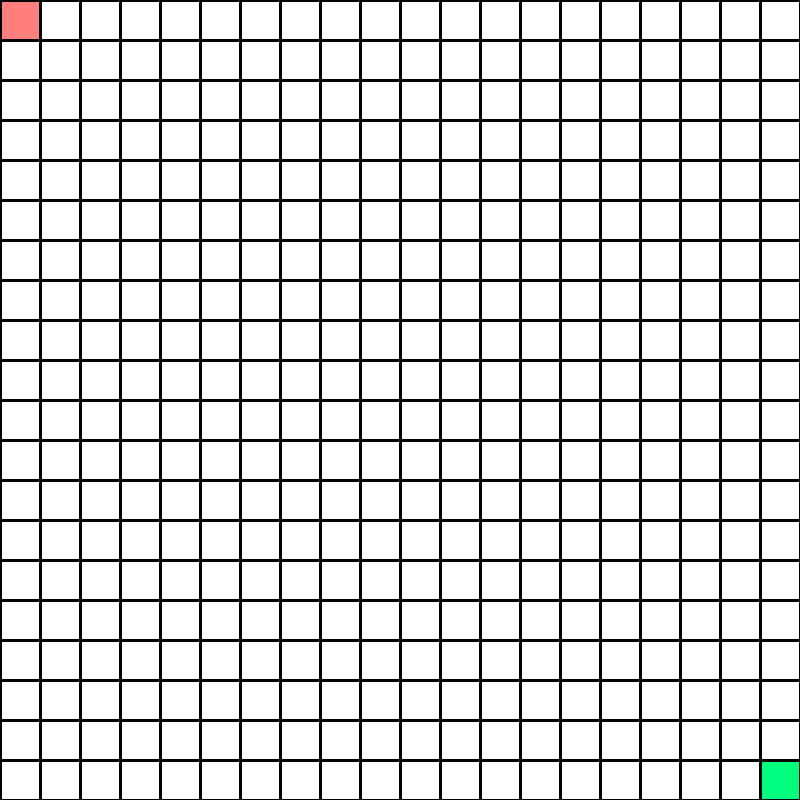
Frame 1 (no input)
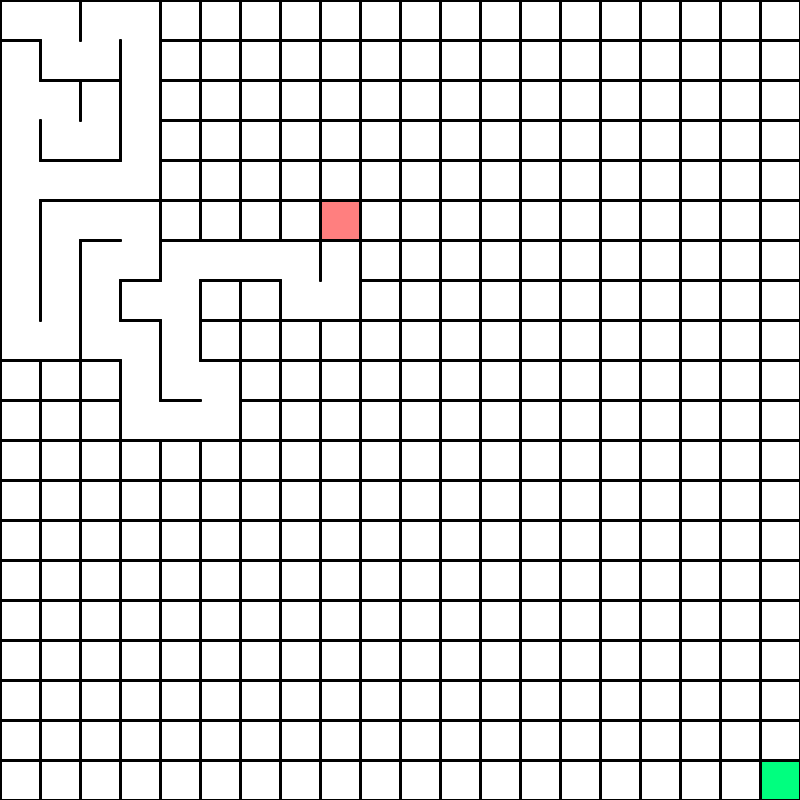
Frame 60 (the mouse pressed at the canvas centre just before this capture)
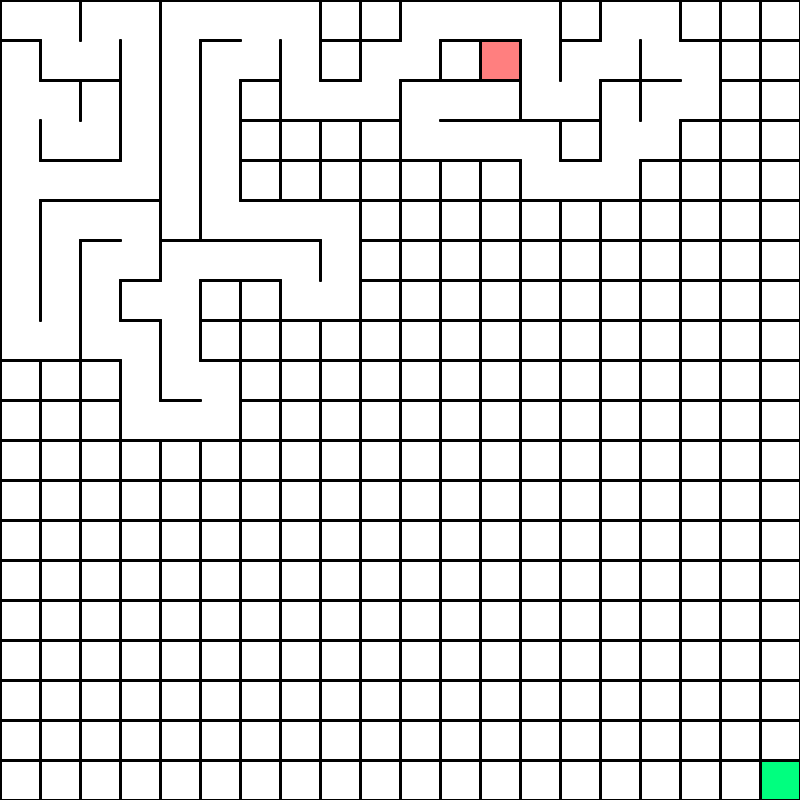
Frame 120 (the mouse held since frame 60 and released just before this capture)

The Processing sketch that drew these frames (run headless with seeded random() and noise(); from frame 60 on, the mouse is pressed at the canvas centre):

// Processing sketch: Maze_Solving
// ── Maze_Solving.pde
boolean Finished;
float Spacing;
int Rows = 20;
Cell[][] Cells;
PVector CurrentCell;
Cell CurrentNode;
ArrayList<Cell> PossibleMoves;
boolean Continue;
boolean Search;

void setup() {
  size(800, 800);
  Reset();
}

void draw() {
  background(255);
  line(0, 0, width, 0);
  line(0, 0, 0, height);
  line(width, 0, width, height);
  line(0, height, width, height);
  if (!Finished) {
    for (int i = 0; i < Rows; i++) {
      for (int j = 0; j < Rows; j++) {
        Cells[i][j].Show();
      }
    }
    Cells[int(CurrentCell.x)][int(CurrentCell.y)].Visited = true;
    Cells[int(CurrentCell.x)][int(CurrentCell.y)].PickNewCurrent();
    CurrentNode = Cells[0][0];
  } else if (Finished == true && Continue == true && Search == true) {
    PossibleMoves = new ArrayList<Cell>();
    if (CurrentNode.Walls[0].Enabled == false && CurrentNode.Position.y != 0) {
      PossibleMoves.add(Cells[int(CurrentNode.CellPos.x)][int(CurrentNode.CellPos.y-1)]);
    }
    if (CurrentNode.Walls[1].Enabled == false && CurrentNode.Position.x != Rows-1) {
      PossibleMoves.add(Cells[int(CurrentNode.CellPos.x+1)][int(CurrentNode.CellPos.y)]);
    }
    if (CurrentNode.Walls[2].Enabled == false && CurrentNode.Position.y != Rows-1) {
      PossibleMoves.add(Cells[int(CurrentNode.CellPos.x)][int(CurrentNode.CellPos.y+1)]);
    }
    if (CurrentNode.Walls[3].Enabled == false && CurrentNode.CellPos.x != 0) {
      PossibleMoves.add(Cells[int(CurrentNode.CellPos.x-1)][int(CurrentNode.CellPos.y)]);
    }

    for (Cell Current : PossibleMoves) {
      if (Current.Distance > CurrentNode.Distance+1 && Current.Djikstra == false) {
        Current.Parent = CurrentNode;
        Current.Distance = CurrentNode.Distance + 1;
      }
    }
    CurrentNode.Djikstra = true;

    int LowestDistance = 10000;
    for (int i = 0; i < Rows; i++) {
      for (int j = 0; j < Rows; j++) {
        if (Cells[i][j].Distance < LowestDistance && Cells[i][j].Djikstra == false) {
          LowestDistance = Cells[i][j].Distance;
          CurrentNode = Cells[i][j];
        }
      }
    }
    fill(255, 0, 0);
    rect(CurrentNode.Position.x, CurrentNode.Position.y, Spacing, Spacing);
    for (int i = 0; i < Rows; i++) {
      for (int j = 0; j < Rows; j++) {
        Cells[i][j].Show();
      }
    }
    Continue = false;
    for (int i = 0; i < Rows; i++) {
      for (int j = 0; j < Rows; j++) {
        if (Cells[i][j].Djikstra == false) {
          Continue = true;
        }
      }
    }
  } else {
    if (Search) {
      Cells[Rows-1][Rows-1].ShowParent();
    }
    for (int i = 0; i < Rows; i++) {
      for (int j = 0; j < Rows; j++) {
        Cells[i][j].Show();
      }
    }
  }
}


void keyPressed() {
  if (key == 'r') {
    Reset();
  }
  if (Finished) {
    if (key == ' ') {
      Search = true;
    }
  }
}

void Reset() {
  CurrentCell = new PVector(0,0);
  PossibleMoves = new ArrayList<Cell>();
  Spacing = width/Rows;
  Cells = new Cell[Rows][Rows];
  for (int i = 0; i < Rows; i++) {
    for (int j = 0; j < Rows; j++) {
      Cells[i][j] = new Cell(i*Spacing, j*Spacing, i, j);
    }
  }
  Cells[int(CurrentCell.x)][int(CurrentCell.y)].Visited = true;
  Cells[0][0].Distance = 0;
  Cells[Rows-1][Rows-1].Goal = true;
  Continue = true;
  Finished = false;
  Search = false;
}

// ── Cell_Class.pde
class Cell {
  Cell Parent;
  PVector CellPos;
  PVector Position;
  Wall[] Walls;
  boolean Visited;
  boolean Djikstra;
  int Distance = 10000;
  boolean Goal;
  // 0 - Top
  // 1 - Right
  // 2 - Bottom
  // 3 - Left

  Cell(float XPos, float YPos, float i, float j) {
    CellPos = new PVector(i, j);
    Position = new PVector(XPos, YPos);
    Walls = new Wall[4];
    Walls[0] = new Wall(XPos, YPos, XPos+Spacing, YPos);
    Walls[1]  = new Wall(XPos+Spacing, YPos, XPos+Spacing, YPos+Spacing);
    Walls[2] = new Wall(XPos, YPos+Spacing, XPos+Spacing, YPos+Spacing);
    Walls[3] = new Wall(XPos, YPos, XPos, YPos+Spacing);
    Djikstra = false;
    Goal = false;
  }

  void Show() {
    if (Goal) {
      noStroke();
      fill(0, 255, 127);
      rect(Position.x, Position.y, Spacing, Spacing);
    }
    for (int i = 0; i < 4; i++) {
      if (Walls[i].Enabled) {
        Walls[i].Show();
      }
    }
  }

  void PickNewCurrent() {
    ArrayList<Cell> PossibleCells = new ArrayList<Cell>();
    if (CellPos.x != 0) {
      if (!Cells[int(CellPos.x)-1][int(CellPos.y)].Visited) {
        PossibleCells.add(Cells[int(CellPos.x)-1][int(CellPos.y)]);
      }
    }
    if (CellPos.y != 0) {
      if (!Cells[int(CellPos.x)][int(CellPos.y)-1].Visited) {
        PossibleCells.add(Cells[int(CellPos.x)][int(CellPos.y)-1]);
      }
    }
    if (CellPos.y != Rows-1) {
      if (!Cells[int(CellPos.x)][int(CellPos.y)+1].Visited) {
        PossibleCells.add(Cells[int(CellPos.x)][int(CellPos.y)+1]);
      }
    }
    if (CellPos.x != Rows-1) {
      if (!Cells[int(CellPos.x)+1][int(CellPos.y)].Visited) {
        PossibleCells.add(Cells[int(CellPos.x)+1][int(CellPos.y)]);
      }
    }
    if (PossibleCells.size() != 0) {
      int RandomNumber = (int(random(0, PossibleCells.size())));
      Cell NewCurrent = PossibleCells.get(RandomNumber);
      if (NewCurrent.CellPos.x == CellPos.x + 1) {
        NewCurrent.Walls[3].Enabled = false;
        Walls[1].Enabled = false;
      }
      if (NewCurrent.CellPos.x == CellPos.x - 1) {
        NewCurrent.Walls[1].Enabled = false;
        Walls[3].Enabled = false;
      }
      if (NewCurrent.CellPos.y == CellPos.y + 1) {
        NewCurrent.Walls[0].Enabled = false;
        Walls[2].Enabled = false;
      }
      if (NewCurrent.CellPos.y == CellPos.y - 1) {
        NewCurrent.Walls[2].Enabled = false;
        Walls[0].Enabled = false;
      }
      CurrentCell = new PVector(NewCurrent.CellPos.x, NewCurrent.CellPos.y);
      NewCurrent.Parent = this;
    } else {
      if (Parent != null) {
        CurrentCell = new PVector(Parent.CellPos.x, Parent.CellPos.y);
      } else {
        Finished = true;
      }
    }
    fill(255, 0, 0,128);
    rect(Position.x, Position.y, Spacing, Spacing);
  }

  void ShowParent() {
    if (Parent != null) {
      Parent.ShowParent();
    }
    noStroke();
    fill(0, 0, 255);
    rect(Position.x, Position.y, Spacing, Spacing);
  }
}

// ── Wall_Class.pde
class Wall {
  PVector Start;
  PVector End;
  boolean Enabled;
  Wall(float StartX, float StartY, float EndX, float EndY) {
    Start = new PVector(StartX, StartY);
    End = new PVector(EndX, EndY);
    Enabled = true;
  }
  
  void Show() {
    stroke(0);
    strokeWeight(3);
    line(Start.x,Start.y,End.x,End.y);
  }
}
